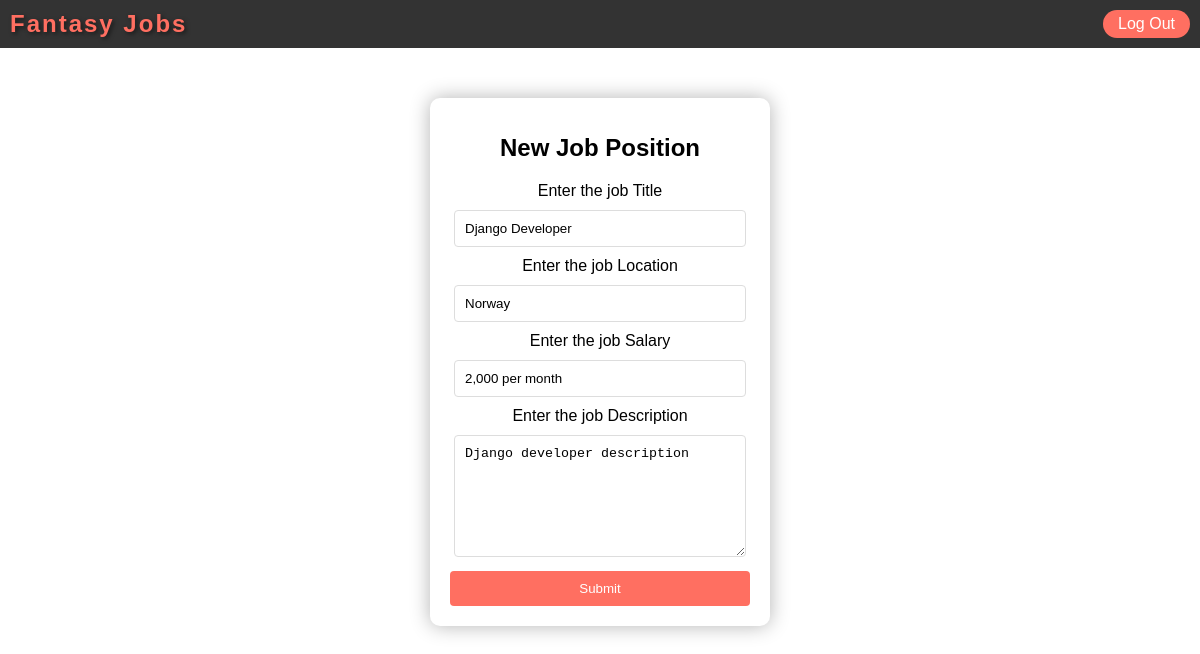
Page /edit-job/2 (signed in) on the committed database.
### jobEngine/models.py (models this page shows, shortened)
class JobPosition(models.Model):
    title = models.CharField(max_length=100)
    location = models.CharField(max_length=200, null=True, blank=True)
    salary = models.CharField(max_length=500, null=True, blank=True)
    description = models.TextField(max_length=10000)
    posted_by = models.ForeignKey("Profile", on_delete=models.CASCADE)
    posted_date = models.DateTimeField(default=timezone.now)

### jobEngine/decorators.py (the view)
        def wrapper_func(request, *args,**kargs):
            group=None
            if request.user.groups.exists():
                group=request.user.groups.all()[0].name
            if group in allowed_roles:
                return view_func(request,*args,**kargs)
            else:
                return HttpResponseForbidden('Sorry! But you are not allowed to view this page!')

### jobEngine/forms.py
class JobPost(forms.ModelForm):
    class Meta:
        model=JobPosition
        fields=['title', 'location','salary', 'description']

### jobEngine/views.py (called while the page is built)
@login_required(login_url='login')
@allowed_users(allowed_roles=[ 'Recruiter'])
def updateJob(request,pk):
    job= JobPosition.objects.get(id=pk)
    form=JobPost(request.POST or None, instance=job)
    profile=Profile.objects.get(user=request.user)
    if job.posted_by.user!=profile.user:
        return HttpResponseForbidden('Sorry! You are not allowed to change this job!')
    if request.method=='POST':
        form=JobPost(request.POST or None, instance=job)
        if form.is_valid():
            form.save()
            return redirect('posted-jobs')
    return render(request,'job_form.html',{'form':form})

### templates/job_form.html (shortened to what this page needs)
{% extends 'main.html' %}
{% load static%}
{% block css_file%}
<link rel="stylesheet" href="{% static 'job_form.css' %}">
{% endblock%}
{% block body%}
<div class="content">
    <form method="POST" class="job-post-form">
        <h1 class="form-title">New Job Position</h1>
        {% for field in form %}
        <label >Enter the job {{field.label}}</label>
        {{field}}
        {% endfor%}
        <button type="submit" class="submit-button">Submit</button>
    </form>
</div>
{% endblock %}

### static/job_form.css (style rules this page uses)
body, ul { margin: 0; padding: 0; font-family: Arial, Helvetica, sans-serif; }
.content { text-align: center; padding: 50px; }
.job-post-form { width: 300px; margin: 0 auto; padding: 20px; background-color: #fff; border-radius: 10px; box-shadow: 0 0 20px rgba(0, 0, 0, 0.3); opacity: 0; animation: fadeIn 1s forwards; }
.form-title { font-size: 24px; font-weight: bold; margin-bottom: 20px; }
input[type="text"], textarea { width: 90%; padding: 10px; margin: 10px 0; border: 1px solid #ddd; border-radius: 4px; }
textarea { resize: vertical; height: 100px; }
.submit-button { background-color: #ff6f61; color: white; padding: 10px; border: none; border-radius: 4px; cursor: pointer; width: 100%; transition: background-color 0.3s; }

### rows in the picture
JobPosition: form "Django Developer" "Norway" "2,000 per month" "Django developer description"

### other values in the picture
{{ field.label }} "Title" "Location" "Salary" "Description"
